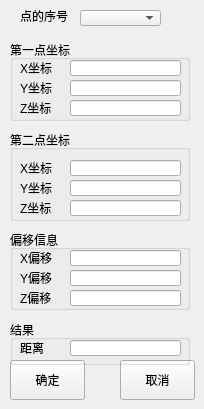
   <widget class="QWidget" name="page_2">
    <widget class="QGroupBox" name="groupBox_3">
     <property name="geometry">
      <rect>
       <x>10</x>
       <y>230</y>
       <width>180</width>
       <height>80</height>
      </rect>
     </property>
     <property name="title">
      <string>偏移信息</string>
     </property>
     <widget class="QLabel" name="label_7">
      <property name="geometry">
       <rect>
        <x>10</x>
        <y>20</y>
        <width>41</width>
        <height>16</height>
       </rect>
      </property>
      <property name="text">
       <string>X偏移</string>
      </property>
     </widget>
     <widget class="QLineEdit" name="XOffset">
      <property name="geometry">
       <rect>
        <x>60</x>
        <y>20</y>
        <width>111</width>
        <height>16</height>
       </rect>
      </property>
      <property name="text">
       <string/>
      </property>
      <property name="readOnly">
       <bool>true</bool>
      </property>
     </widget>
     <widget class="QLineEdit" name="YOffset">
      <property name="geometry">
       <rect>
        <x>60</x>
        <y>40</y>
        <width>111</width>
        <height>16</height>
       </rect>
      </property>
      <property name="text">
       <string/>
      </property>
      <property name="readOnly">
       <bool>true</bool>
      </property>
     </widget>
     <widget class="QLabel" name="label_8">
      <property name="geometry">
       <rect>
        <x>10</x>
        <y>40</y>
        <width>41</width>
        <height>16</height>
       </rect>
      </property>
      <property name="text">
       <string>Y偏移</string>
      </property>
     </widget>
     <widget class="QLabel" name="label_9">
      <property name="geometry">
       <rect>
        <x>10</x>
        <y>60</y>
        <width>41</width>
        <height>16</height>
       </rect>
      </property>
      <property name="text">
       <string>Z偏移</string>
      </property>
     </widget>
     <widget class="QLineEdit" name="ZOffset">
      <property name="geometry">
       <rect>
        <x>60</x>
        <y>60</y>
        <width>111</width>
        <height>16</height>
       </rect>
      </property>
      <property name="text">
       <string/>
      </property>
      <property name="readOnly">
       <bool>true</bool>
      </property>
     </widget>
    </widget>
    <widget class="QGroupBox" name="groupBox">
     <property name="geometry">
      <rect>
       <x>10</x>
       <y>40</y>
       <width>180</width>
       <height>81</height>
      </rect>
     </property>
     <property name="title">
      <string>第一点坐标</string>
     </property>
     <widget class="QLabel" name="label">
      <property name="geometry">
       <rect>
        <x>10</x>
        <y>20</y>
        <width>41</width>
        <height>16</height>
       </rect>
      </property>
      <property name="text">
       <string>X坐标</string>
      </property>
     </widget>
     <widget class="QLineEdit" name="OneXCoordinate">
      <property name="geometry">
       <rect>
        <x>60</x>
        <y>20</y>
        <width>111</width>
        <height>16</height>
       </rect>
      </property>
      <property name="text">
       <string/>
      </property>
      <property name="readOnly">
       <bool>true</bool>
      </property>
     </widget>
     <widget class="QLabel" name="label_2">
      <property name="geometry">
       <rect>
        <x>10</x>
        <y>40</y>
        <width>41</width>
        <height>16</height>
       </rect>
      </property>
      <property name="text">
       <string>Y坐标</string>
      </property>
     </widget>
     <widget class="QLineEdit" name="OneYCoordinate">
      <property name="geometry">
       <rect>
        <x>60</x>
        <y>40</y>
        <width>111</width>
        <height>16</height>
       </rect>
      </property>
      <property name="text">
       <string/>
      </property>
      <property name="readOnly">
       <bool>true</bool>
      </property>
     </widget>
     <widget class="QLineEdit" name="OneZCoordinate">
      <property name="geometry">
       <rect>
        <x>60</x>
        <y>60</y>
        <width>111</width>
        <height>16</height>
       </rect>
      </property>
      <property name="text">
       <string/>
      </property>
      <property name="readOnly">
       <bool>true</bool>
      </property>
     </widget>
     <widget class="QLabel" name="label_3">
      <property name="geometry">
       <rect>
        <x>10</x>
        <y>60</y>
        <width>41</width>
        <height>16</height>
       </rect>
      </property>
      <property name="text">
       <string>Z坐标</string>
      </property>
     </widget>
    </widget>
    <widget class="QPushButton" name="pushButton_6">
     <property name="geometry">
      <rect>
       <x>10</x>
       <y>360</y>
       <width>75</width>
       <height>40</height>
      </rect>
     </property>
     <property name="text">
      <string>确定</string>
     </property>
    </widget>
    <widget class="QPushButton" name="pushButton_7">
     <property name="geometry">
      <rect>
       <x>120</x>
       <y>360</y>
       <width>75</width>
       <height>40</height>
      </rect>
     </property>
     <property name="text">
      <string>取消</string>
     </property>
    </widget>
    <widget class="QGroupBox" name="groupBox_2">
     <property name="geometry">
      <rect>
       <x>10</x>
       <y>130</y>
       <width>180</width>
       <height>91</height>
      </rect>
     </property>
     <property name="title">
      <string>第二点坐标</string>
     </property>
     <widget class="QLabel" name="label_4">
      <property name="geometry">
       <rect>
        <x>10</x>
        <y>30</y>
        <width>41</width>
        <height>16</height>
       </rect>
      </property>
      <property name="text">
       <string>X坐标</string>
      </property>
     </widget>
     <widget class="QLineEdit" name="TwoXCoordinate">
      <property name="geometry">
       <rect>
        <x>60</x>
        <y>30</y>
        <width>111</width>
        <height>16</height>
       </rect>
      </property>
      <property name="text">
       <string/>
      </property>
      <property name="readOnly">
       <bool>true</bool>
      </property>
     </widget>
     <widget class="QLineEdit" name="TwoYCoordinate">
      <property name="geometry">
       <rect>
        <x>60</x>
        <y>50</y>
        <width>111</width>
        <height>16</height>
       </rect>
      </property>
      <property name="text">
       <string/>
      </property>
      <property name="readOnly">
       <bool>true</bool>
      </property>
     </widget>
     <widget class="QLabel" name="label_5">
      <property name="geometry">
       <rect>
        <x>10</x>
        <y>50</y>
        <width>41</width>
        <height>16</height>
       </rect>
      </property>
      <property name="text">
       <string>Y坐标</string>
      </property>
     </widget>
     <widget class="QLabel" name="label_6">
      <property name="geometry">
       <rect>
        <x>10</x>
        <y>70</y>
        <width>41</width>
        <height>16</height>
       </rect>
      </property>
      <property name="text">
       <string>Z坐标</string>
      </property>
     </widget>
     <widget class="QLineEdit" name="TwoZCoordinate">
      <property name="geometry">
       <rect>
        <x>60</x>
        <y>70</y>
        <width>111</width>
        <height>16</height>
       </rect>
      </property>
      <property name="text">
       <string/>
      </property>
      <property name="readOnly">
       <bool>true</bool>
      </property>
     </widget>
    </widget>
    <widget class="QGroupBox" name="groupBox_14">
     <property name="geometry">
      <rect>
       <x>10</x>
       <y>320</y>
       <width>180</width>
       <height>45</height>
      </rect>
     </property>
     <property name="title">
      <string>结果</string>
     </property>
     <widget class="QLabel" name="label_52">
      <property name="geometry">
       <rect>
        <x>10</x>
        <y>20</y>
        <width>41</width>
        <height>16</height>
       </rect>
      </property>
      <property name="text">
       <string>距离</string>
      </property>
     </widget>
     <widget class="QLineEdit" name="OneLength">
      <property name="geometry">
       <rect>
        <x>60</x>
        <y>20</y>
        <width>111</width>
        <height>16</height>
       </rect>
      </property>
      <property name="text">
       <string/>
      </property>
      <property name="readOnly">
       <bool>true</bool>
      </property>
     </widget>
    </widget>
    <widget class="QComboBox" name="comboBoxPointType">
     <property name="geometry">
      <rect>
       <x>80</x>
       <y>10</y>
       <width>81</width>
       <height>16</height>
      </rect>
     </property>
    </widget>
    <widget class="QLabel" name="label_60">
     <property name="geometry">
      <rect>
       <x>20</x>
       <y>10</y>
       <width>54</width>
       <height>12</height>
      </rect>
     </property>
     <property name="text">
      <string>点的序号</string>
     </property>
    </widget>
   </widget>
